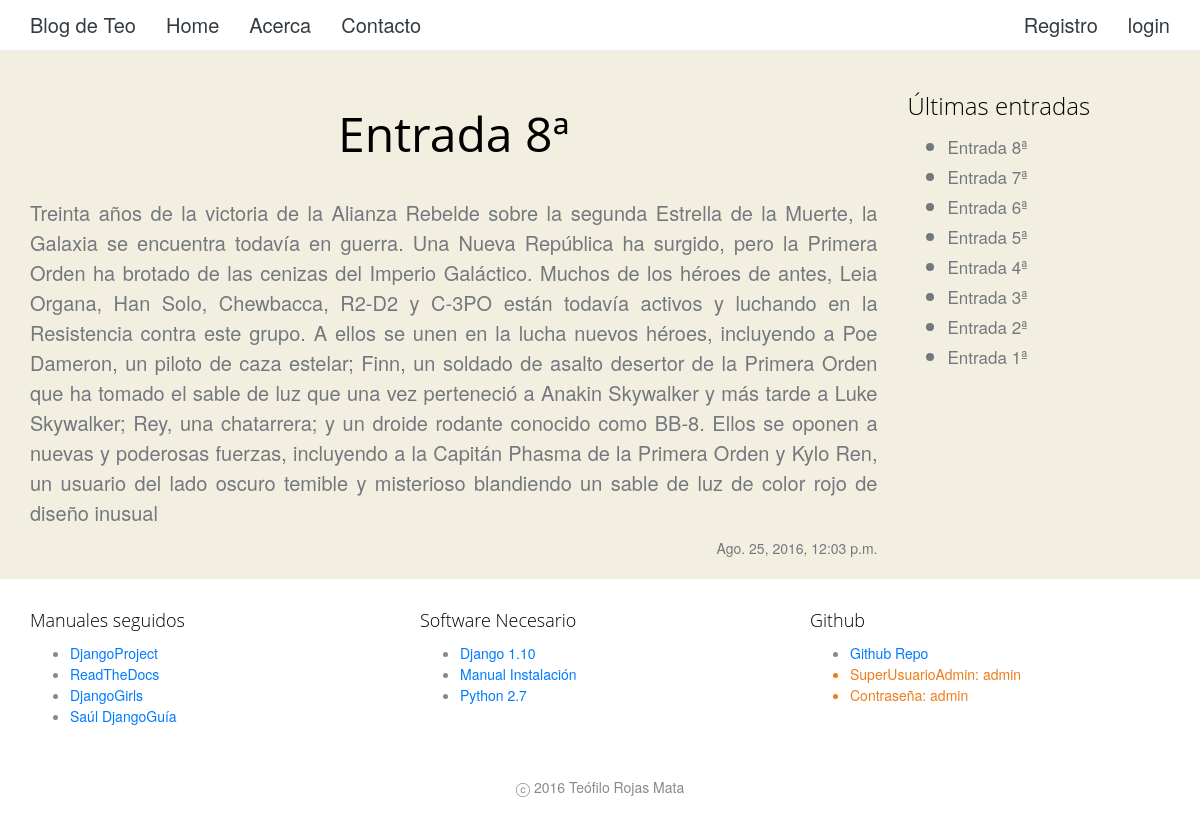
The page /entrada/31 on the database its author committed.
### appBlogTeo/models.py (models this page shows, shortened)
class Entrada(models.Model):
	titulo = models.CharField(max_length = 100)
	cuerpo = models.TextField()
	fecha = models.DateTimeField(default=datetime.now, blank=True)
	etiquetas = models.ManyToManyField('Etiqueta', blank=True)
	class Meta:
		ordering = ['-fecha']

### appBlogTeo/views.py (the view)
# urls.py: url(r'^entrada/(?P<pk>.*)$', views.VistaEntradaCompleta.as_view(), name='VistaEntradaCompleta'),
class VistaEntradaCompleta(generic.DetailView):
    model = Entrada
    template_name = 'entradaCompleta.html'
    def get_context_data(self, **kwargs):
        context = super(VistaEntradaCompleta, self).get_context_data(**kwargs)
        context['listadoTitulos'] = ListadoTitulos()
        return context

### appBlogTeo/views.py (called while the page is built)
def ListadoTitulos():
    listadoTitulos = Entrada.objects.all()[:10]
    return listadoTitulos

### appBlogTeo/templates/entradaCompleta.html (shortened to what this page needs)
{% extends "base.html" %}
{%block content%}
	<h1>{{ entrada.titulo }}</h1>
	<p> {{ entrada.cuerpo }}</p>
	<div class="fecha"> {{ entrada.fecha }}</div>
{% endblock %}

### appBlogTeo/templates/_menuLateral.html
{% block lateral %}
          <div>
            <h3>Últimas entradas</h4>
            {% if listadoTitulos %}
              <ul>
                {% for x in listadoTitulos %}
                  <li><small><a href="{% url 'appBlogTeo:VistaEntradaCompleta' x.id %}">
                     {{ x.titulo }}</a></small></li>
                {% endfor %}
              </ul>
            {% else %}
              <h4>Sin entradas</h4>
              <p>La base de datos por el momento no tiene entradas. Por favor, introduzca al menos una para poder contemplarla</p>
            {% endif %}
          </div>
{% endblock lateral%}

### static/css/main.css (style rules this page uses)
body { font-family: "Helvetica Neue", "Open Sans", 'Roboto', sans-serif; background-color: #f3efe0; color: #72787E; line-height: 1.5; font-size: 20px; font-weight: 300; -webkit-font-smoothing: antialiased; text-align: justify; margin: 70px 0 0 0; }
h1, h2, h3, h4, h5, h6 { clear: both; font-weight: 300; font-family: "Myriad Pro" ,"Open Sans", Bitter, Georgia, serif; line-height: 1.3; color: black; text-decoration: none; }
h1 { font-size: 48px; margin: 33px 0; text-align: center; font-weight: normal; }
a { color: inherit; text-decoration: none; }
.fecha { font-size: 14px; float: right; }

### rows shown on the page
Entrada: titulo "Entrada 8ª", cuerpo "Treinta años de la victoria de la Alianza Rebelde sobre la segunda Estrella de la Muerte, la Galaxia se encuentra todavía en guerra. Una Nueva República ha surgido, pero la Primera Orden ha brotado de las cenizas del Imperio Galáctico. Muchos de los héroes de antes, Leia Organa, Han Solo, Chewbacca, R2-D2 y C-3PO están todavía activos y luchando en la Resistencia contra este grupo. A ellos se unen en la lucha nuevos héroes, incluyendo a Poe Dameron, un piloto de caza estelar; Finn, un soldado de asalto desertor de la Primera Orden que ha tomado el sable de luz que una vez perteneció a Anakin Skywalker y más tarde a Luke Skywalker; Rey, una chatarrera; y un droide rodante conocido como BB-8.…", fecha "Ago. 25, 2016, 12:03 p.m."
Entrada: titulo "Entrada 7ª"
Entrada: titulo "Entrada 6ª"
Entrada: titulo "Entrada 5ª"
Entrada: titulo "Entrada 4ª"
Entrada: titulo "Entrada 3ª"
Entrada: titulo "Entrada 2ª"
Entrada: titulo "Entrada 1ª"
